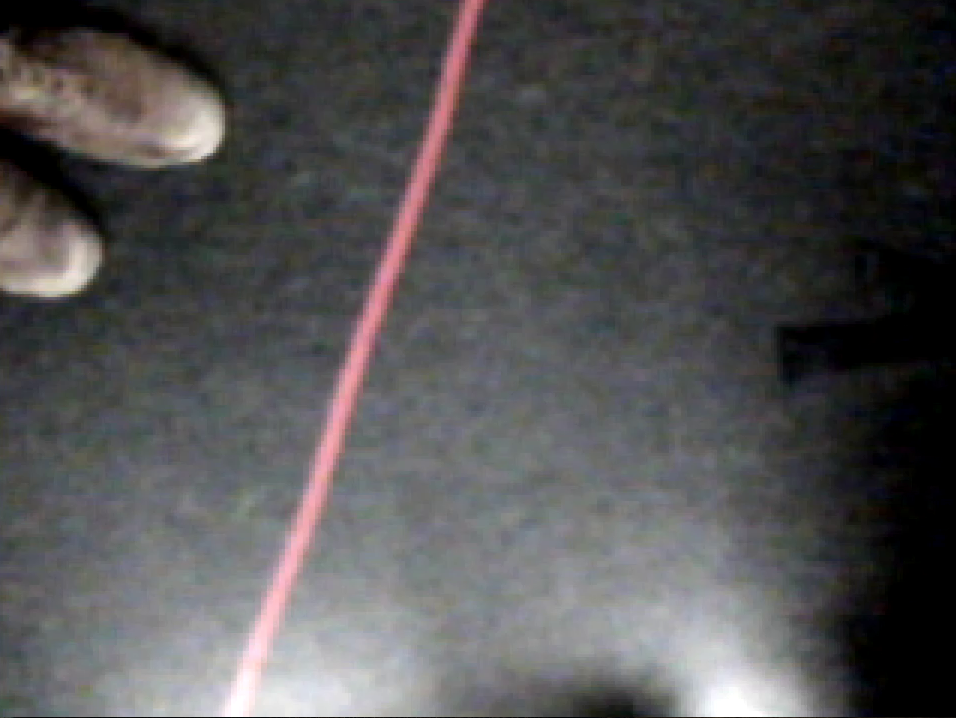
#> input picture img.png, 1912 x 1436 px, given in place of the camera (shown at 1/2 size)
$ python scriptGettingStartedImages.py   (Python 2 division)   (older library calls are emulated)
#> lines starting #> are read from the running program, lines starting #| are printed output that depends on the picture; after the words box and inside, x2 and y2 are one past the last pixel; in counts of white or black regions, pixels touching at a corner belong together
import numpy as np
import cv2
import matplotlib.pyplot as plt
import libardrone
import time
import os
from skimage import measure
from skimage import morphology
from skimage import data
from skimage import filter
from collections import Counter
#import ps drones

class PythonOpenCVTests:
    """A testbed for Python-OpenCV classes"""
    i = 12345
    frame = None
    roiPts = []
    inputMode = False

    def utilResizeImgIsoScale(self,frame,scale=0.5):
        frame = cv2.resize(frame,None,fx=scale, fy=scale, interpolation = cv2.INTER_LINEAR)
        return frame
    # [215 lines left out: functions utilSelectROI, testColorFilterVideo, testGeometricTransformationPicture, testFaceDetectionVideo, testReadDroneVideofeedOpencv, testDroneConnection and 2 more, not called in this run]
    def utilCvColorOpenCV2Matplotlib(self,img):
        img2 = np.fliplr(img.reshape(-1,3)).reshape(img.shape)
        return img2
    # [268 lines left out: functions demoMorphologicalOperationsImage, demoConvolutionFiltersFromFile, findLargestComponent, demoOtsuThresholding, testCamshiftSelectROI, not called in this run]
    def trackColoredBallHoughCircle(self,c_target=np.uint8([[[153, 111, 98]]]),c_tolerance=30):
#> called with c_target = array of shape (1, 1, 3), c_tolerance = 30
        cap = cv2.VideoCapture(0)
        while(1):
            # Take each frame
            _, frame = cap.read()
#> frame is the input picture: shape (1436, 1912, 3); mean B, G, R 81.9, 81.1, 81.9
            # resize and smooth
            frame = cv2.resize(frame,None,fx=0.5, fy=0.5, interpolation = cv2.INTER_LINEAR)
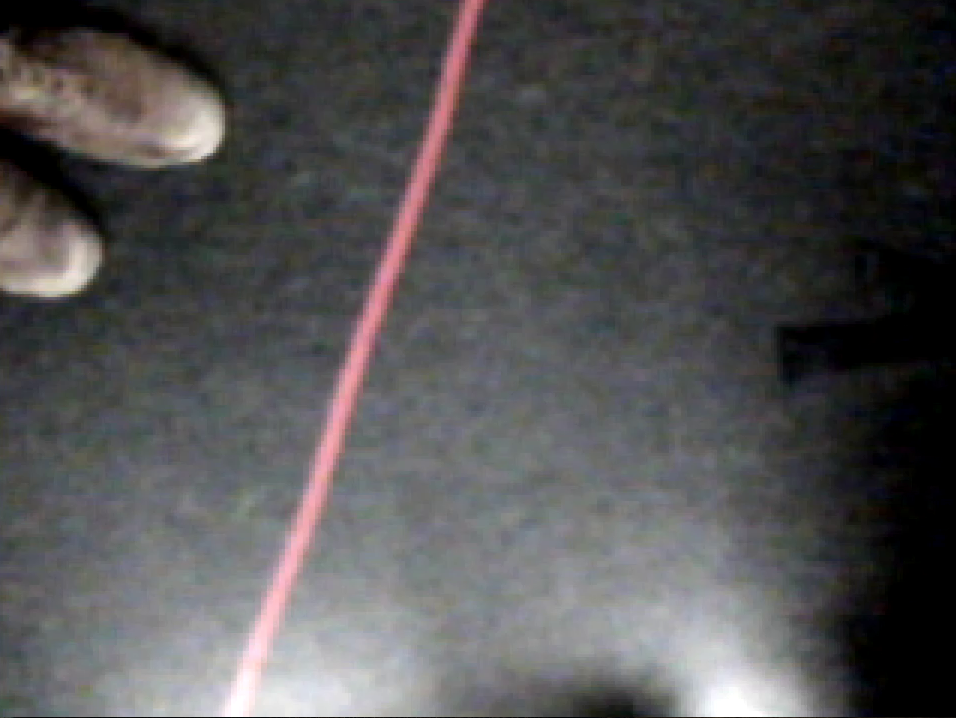
#> frame: shape (718, 956, 3); mean B, G, R 82, 81.2, 82
            #frame = cv2.fastNlMeansDenoisingColored(frame,None,3,3,7,7)
            #frame = cv2.GaussianBlur(frame,(15,15),3)

            # Convert BGR to HSV
            hsv = cv2.cvtColor(frame, cv2.COLOR_RGB2HSV)
#> hsv: shape (718, 956, 3); mean H, S, V 62.7, 32.3, 86.1
            # define range of blue color in HSV
            hsv_target = cv2.cvtColor(c_target,cv2.COLOR_RGB2HSV)
            c_lower = np.array([np.maximum(hsv_target[0,0,0]-c_tolerance, 0), 50, 50])
            c_upper = np.array([np.minimum(hsv_target[0,0,0]+c_tolerance,179), 255, 255])
            # Threshold the HSV image to get only blue colors
            mask = cv2.inRange(hsv, c_lower, c_upper)
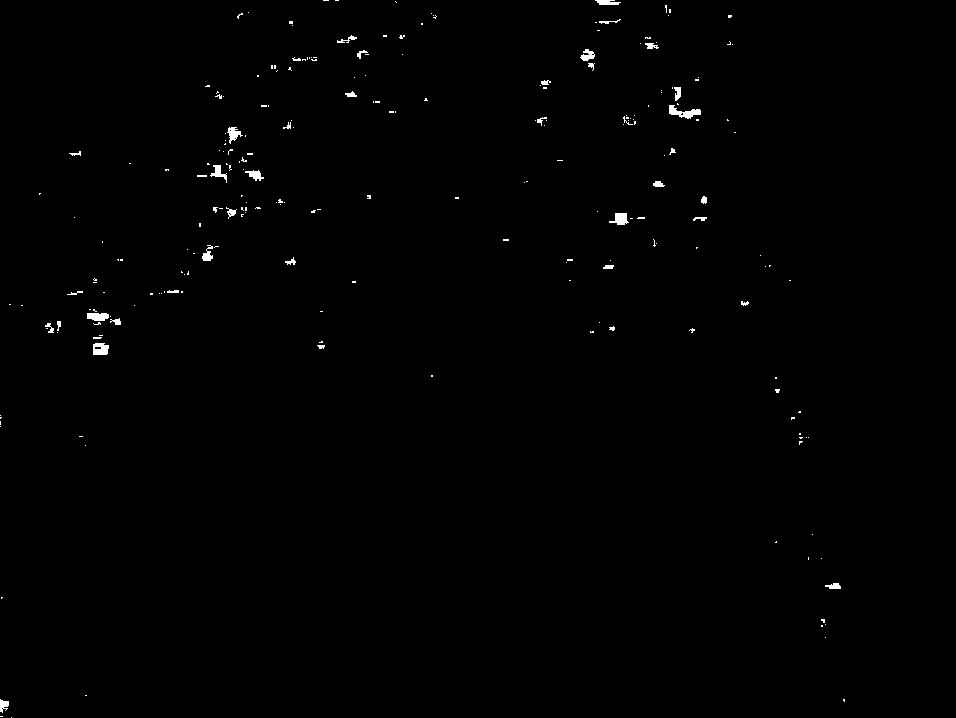
#> mask: shape (718, 956); 0.5% white; 234 white regions (193 under 20 px), largest, box (x1, y1, x2, y2) and area: (669, 105, 701, 119) 214, (93, 343, 109, 355) 162, (609, 213, 629, 225) 152
            # post-process mask
            kernel = cv2.getStructuringElement(cv2.MORPH_ELLIPSE,(15,15))
            mask = cv2.morphologyEx(mask, cv2.MORPH_OPEN, kernel)
#> mask: shape (718, 956); every value is 0
            mask = cv2.morphologyEx(mask, cv2.MORPH_CLOSE, kernel)
            #kernel = cv2.getStructuringElement(cv2.MORPH_ELLIPSE,(3,3))
            #mask = cv2.morphologyEx(mask, cv2.MORPH_GRADIENT, kernel)
            #mask = cv2.morphologyEx(mask, cv2.MORPH_GRADIENT, kernel)
            # Bitwise-AND mask and original image
            res = cv2.bitwise_and(frame,frame, mask=mask)
#> res: shape (718, 956, 3); every value is 0
            #cv2.imshow('frame',frame)
            #cv2.imshow('mask',mask)
            #cv2.imshow('res',res)

            # blur the mask
            maskblurred = mask #cv2.GaussianBlur( mask, (9, 9), 2 )
            gray = cv2.cvtColor(frame, cv2.COLOR_BGR2GRAY)
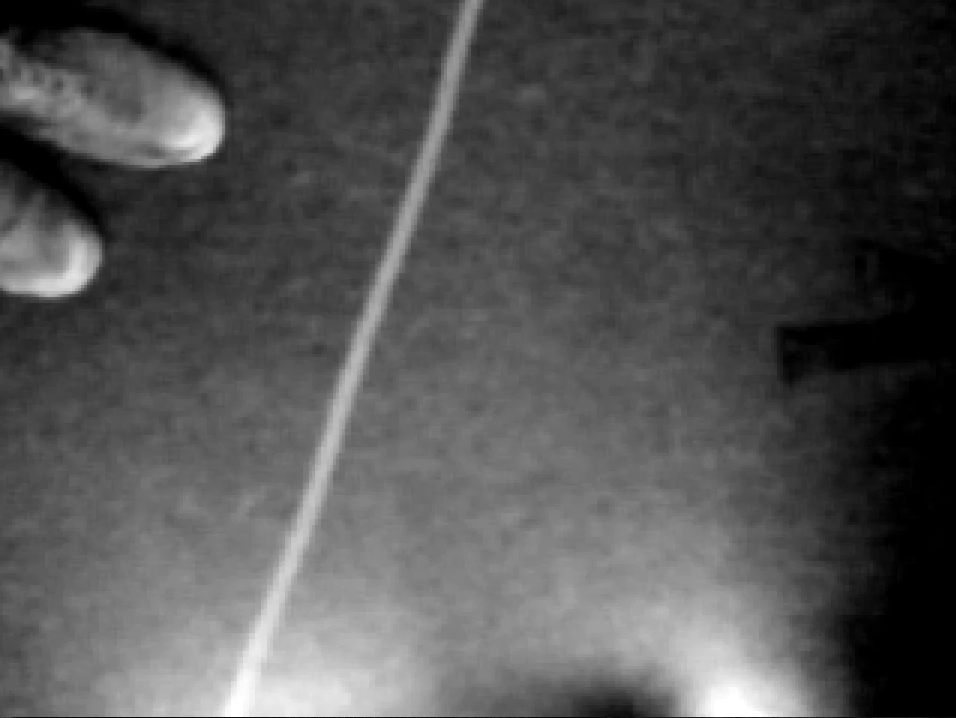
#> gray: shape (718, 956); min 0, max 255, mean 81.5
            imgtoprocess = maskblurred
            imgtoshow = gray

            #cv2.waitKey(0)

            # the following from:
            # http://www.pyimagesearch.com/2014/07/21/detecting-circles-images-using-opencv-hough-circles/
            circles = cv2.HoughCircles(imgtoprocess, cv2.cv.CV_HOUGH_GRADIENT, 1, param1=200, param2=10, minDist=250, minRadius=80) # and here
#> circles = None

            #print "start Hough"
            if circles is not None:
                #print circles
                circles = np.round(circles[0, :]).astype("int")
                for (x, y, r) in circles:
                    print 'x=%0.2f y=%0.2f r=%0.2f' % (x,y,r)
                    cv2.circle(imgtoshow, (x, y), r, color=255, thickness=4)
                    #cv2.rectangle(gray, (x - 5, y - 5), (x + 5, y + 5), (0, 128, 255), -1)
            cv2.imshow('result',imgtoshow)
            k = cv2.waitKey(5) & 0xFF
#> (key q is pressed here)
            if k == 27:
                break
        cap.release()
        cv2.destroyAllWindows()

tester = PythonOpenCVTests()
doTest = True
if doTest:
    # [9 lines of commented-out code are left out]
    tester.trackColoredBallHoughCircle(c_target=np.uint8([[[0,255,0]]]),c_tolerance=30)
    print "testbed exited."
